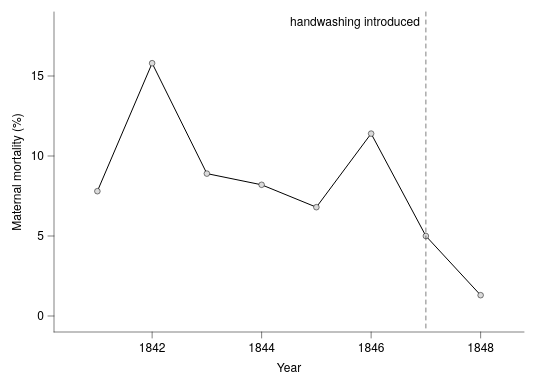

This figure's Vega-Lite source:
### Vega-Lite specification from a JSON file in a GitHub repository (floating-point values rounded to 4 significant figures)
{"background": null, "config": {"arc": {"fill": "#DBDBDB", "fillOpacity": 1.0, "innerRadius": 40.0, "padAngle": 0.03, "stroke": "black", "strokeOpacity": 1, "strokeWidth": 0.25}, "area": {"fill": "#DBDBDB", "fillOpacity": 1.0, "stroke": "black", "strokeOpacity": 1, "strokeWidth": 0.25}, "axis": {"domain": true, "domainCap": "round", "domainColor": "black", "domainWidth": 0.25, "grid": false, "gridCap": "round", "gridColor": "#F1F1F1", "gridDash": [0, 0], "gridOpacity": 1.0, "gridWidth": 0.25, "labelColor": "black", "labelFont": "Helvetica Neue, HelveticaNeue, Helvetica, Arial, sans-serif", "labelFontSize": 6, "labelFontStyle": "normal", "labelFontWeight": 400, "offset": 0, "ticks": true, "tickCap": "round", "tickColor": "black", "tickRound": false, "tickSize": 3.0, "tickWidth": 0.25, "titleColor": "black", "titleFont": "Helvetica Neue, HelveticaNeue, Helvetica, Arial, sans-serif", "titleFontSize": 6, "titleFontStyle": "normal", "titleFontWeight": 400}, "axisX": {"domain": true, "labelAlign": "center", "labelAngle": 0, "labels": true, "ticks": true, "translate": 0}, "axisY": {"domain": true, "labelAlign": "right", "labelAngle": 0, "labels": true, "ticks": true, "translate": 0}, "axisRight": {"domain": true, "labelAlign": "left", "labelAngle": 0, "labels": true, "ticks": true, "translate": 0}, "axisTop": {"domain": true, "labelAlign": "center", "labelAngle": 0, "labels": true, "ticks": true, "translate": 0}, "axisBand": {"tickOffset": 0}, "bar": {"fill": "#DBDBDB", "fillOpacity": 1.0, "stroke": "black", "strokeOpacity": 1, "strokeWidth": 0.25}, "boxplot": {"size": 14.4, "ticks": {"cornerRadius": 0.25, "fill": "black", "opacity": 1, "size": 7.2, "thickness": 0.25}, "box": {"fillOpacity": 1.0, "stroke": "black", "strokeOpacity": 1, "strokeWidth": 0.25}, "median": {"cornerRadius": 0, "fill": "black", "fillOpacity": 1.0, "opacity": 1, "size": 14.4, "thickness": 0.25}, "rule": {"fill": "black", "fillOpacity": 1.0, "size": 16.0, "stroke": "black", "strokeDash": [0, 0], "strokeOpacity": 1, "strokeWidth": 0.25}, "outliers": {"color": "black", "fill": "black", "fillOpacity": 1.0, "size": 0, "stroke": "black", "strokeOpacity": 1, "strokeWidth": 0.25}}, "circle": {"fill": "black", "fillOpacity": 1.0, "size": 2.0, "stroke": null, "strokeOpacity": 1, "strokeWidth": 0.25}, "errorband": {"band": {"fillOpacity": 0.6, "stroke": null, "strokeWidth": 0.25, "strokeOpacity": 1}, "borders": {"opacity": 0, "strokeOpacity": 1, "strokeWidth": 0.25}}, "errorbar": {"opacity": 1, "rule": {"strokeDash": [0, 0], "strokeWidth": 0.25}, "ticks": {"color": "black", "cornerRadius": 0.125, "opacity": 1, "size": 9.6, "thickness": 0.25}, "thickness": 0.25}, "font": "Helvetica Neue, HelveticaNeue, Helvetica, Arial, sans-serif", "geoshape": {"fill": "#DBDBDB", "fillOpacity": 1.0, "stroke": "black", "strokeOpacity": 1, "strokeWidth": 0.25}, "header": {"labelColor": "black", "labelFont": "Helvetica Neue, HelveticaNeue, Helvetica, Arial, sans-serif", "labelFontSize": 6, "labelFontStyle": "normal", "labelFontWeight": 400, "titleColor": "black", "titleFont": "Helvetica Neue, HelveticaNeue, Helvetica, Arial, sans-serif", "titleFontSize": 6, "titleFontStyle": "normal", "titleFontWeight": 400, "titlePadding": 0}, "legend": {"disable": false, "offset": 4.5, "titlePadding": 4, "labelOffset": 2, "gradientLabelOffset": 2, "columnPadding": 4, "rowPadding": 2, "gradientThickness": 5, "gradientOpacity": 1.0, "gradientStrokeColor": "black", "gradientStrokeWidth": 0.25, "labelColor": "black", "labelFont": "Helvetica Neue, HelveticaNeue, Helvetica, Arial, sans-serif", "labelFontSize": 6, "labelFontStyle": "normal", "labelFontWeight": 400, "strokeColor": "black", "strokeWidth": 0, "symbolSize": 36, "symbolStrokeColor": "black", "symbolStrokeWidth": 0.25, "titleColor": "black", "titleFont": "Helvetica Neue, HelveticaNeue, Helvetica, Arial, sans-serif", "titleFontSize": 6, "titleFontStyle": "normal", "titleFontWeight": 400}, "line": {"color": "black", "stroke": "black", "strokeCap": "butt", "strokeDash": [0, 0], "strokeOpacity": 1, "strokeWidth": 0.5}, "point": {"filled": true, "fill": "#DBDBDB", "fillOpacity": 1.0, "size": 8.0, "stroke": "black", "strokeOpacity": 1, "strokeWidth": 0.25}, "range": {"category": ["#9D9D9D", "#28287D", "#004225", "#47266F", "#00605D", "#DBDBDB", "#7983C1", "#6E927B", "#937FB4", "#699A97"], "diverging": {"scheme": ["#4F4265", "#6A5C82", "#85789D", "#A196B7", "#BDB5CE", "#D8D6DD", "#F6F6F6", "#CED8D7", "#9DBFBD", "#75A3A0", "#518683", "#326967", "#164D4B"]}, "heatmap": {"scheme": ["#440154", "#472270", "#433E82", "#38598C", "#2C728E", "#238A8D", "#24A086", "#39B578", "#5DC862", "#96D646", "#CAE02D", "#FDE724"]}, "ordinal": {"scheme": ["#F1F1F1", "#DBDBDB", "#C6C6C6", "#B2B2B2", "#9D9D9D", "#898989", "#767676", "#636363", "#515151", "#404040", "#2F2F2F", "#1F1F1F"]}, "ramp": {"scheme": ["#440154", "#472270", "#433E82", "#38598C", "#2C728E", "#238A8D", "#24A086", "#39B578", "#5DC862", "#96D646", "#CAE02D", "#FDE724"]}}, "rule": {"color": "black", "stroke": "black", "strokeCap": "round", "strokeDash": [2, 2], "strokeOpacity": 1, "strokeWidth": 0.25}, "scale": {"barBandPaddingInner": 0.1, "rectBandPaddingInner": 0, "tickBandPaddingInner": 0.1, "bandPaddingOuter": 0.1, "bandWithNestedOffsetPaddingInner": 0.2, "bandWithNestedOffsetPaddingOuter": 0.2, "offsetBandPaddingInner": 0, "offsetBandPaddingOuter": 0, "continuousPadding": 8.0, "round": false}, "rect": {"fill": "#DBDBDB", "fillOpacity": 1.0, "stroke": "black", "strokeOpacity": 1, "strokeWidth": 0.25}, "square": {"fill": "#DBDBDB", "fillOpacity": 1.0, "size": 16.0, "stroke": "black", "strokeOpacity": 1, "strokeWidth": 0.25}, "text": {"color": "black", "font": "Helvetica Neue, HelveticaNeue, Helvetica, Arial, sans-serif", "fontSize": 6, "fontStyle": "normal", "fontWeight": 400}, "tick": {"color": "black", "cornerRadius": 0.125, "opacity": 1.0, "size": 14.4, "thickness": 0.25}, "title": {"anchor": "middle", "frame": "group", "color": "black", "font": "Helvetica Neue, HelveticaNeue, Helvetica, Arial, sans-serif", "fontSize": 6, "fontStyle": "normal", "fontWeight": 400, "subtitleColor": "black", "subtitleFont": "Helvetica Neue, HelveticaNeue, Helvetica, Arial, sans-serif", "subtitleFontSize": 6, "subtitleFontStyle": "normal", "subtitleFontWeight": 400}, "trail": {"color": "black", "opacity": 1, "size": 0.5}, "view": {"continuousWidth": 235, "continuousHeight": 160, "discreteWidth": 235, "discreteHeight": 160, "fill": null, "stroke": null, "strokeWidth": 0.25}}, "layer": [{"data": {"name": "data-90cee84db8473ff1f3334d04451f5511"}, "mark": {"type": "line", "point": true}, "encoding": {"x": {"axis": {"format": "d"}, "field": "year", "scale": {"domain": [1840.0, 1848.0], "nice": false}, "title": "Year", "type": "quantitative"}, "y": {"field": "mortality", "scale": {"domain": [0, 18], "nice": false}, "title": "Maternal mortality (%)", "type": "quantitative"}}}, {"layer": [{"data": {"values": [{"__dysonsphere__": 1}]}, "mark": {"type": "rule", "opacity": 1.0}, "encoding": {"x": {"datum": 1847.0}}}, {"data": {"values": [{"__dysonsphere__": 1}]}, "mark": {"type": "text", "align": "right", "baseline": "top", "dx": -3, "dy": 0, "fontSize": 6}, "encoding": {"text": {"value": "handwashing introduced"}, "x": {"datum": 1847.0}, "y": {"value": 2}}}]}], "$schema": "https://vega.github.io/schema/vega-lite/v6.4.1.json", "datasets": {"data-90cee84db8473ff1f3334d04451f5511": [{"year": 1841, "mortality": 7.8}, {"year": 1842, "mortality": 15.8}, {"year": 1843, "mortality": 8.9}, {"year": 1844, "mortality": 8.2}, {"year": 1845, "mortality": 6.8}, {"year": 1846, "mortality": 11.4}, {"year": 1847, "mortality": 5.0}, {"year": 1848, "mortality": 1.3}]}}
